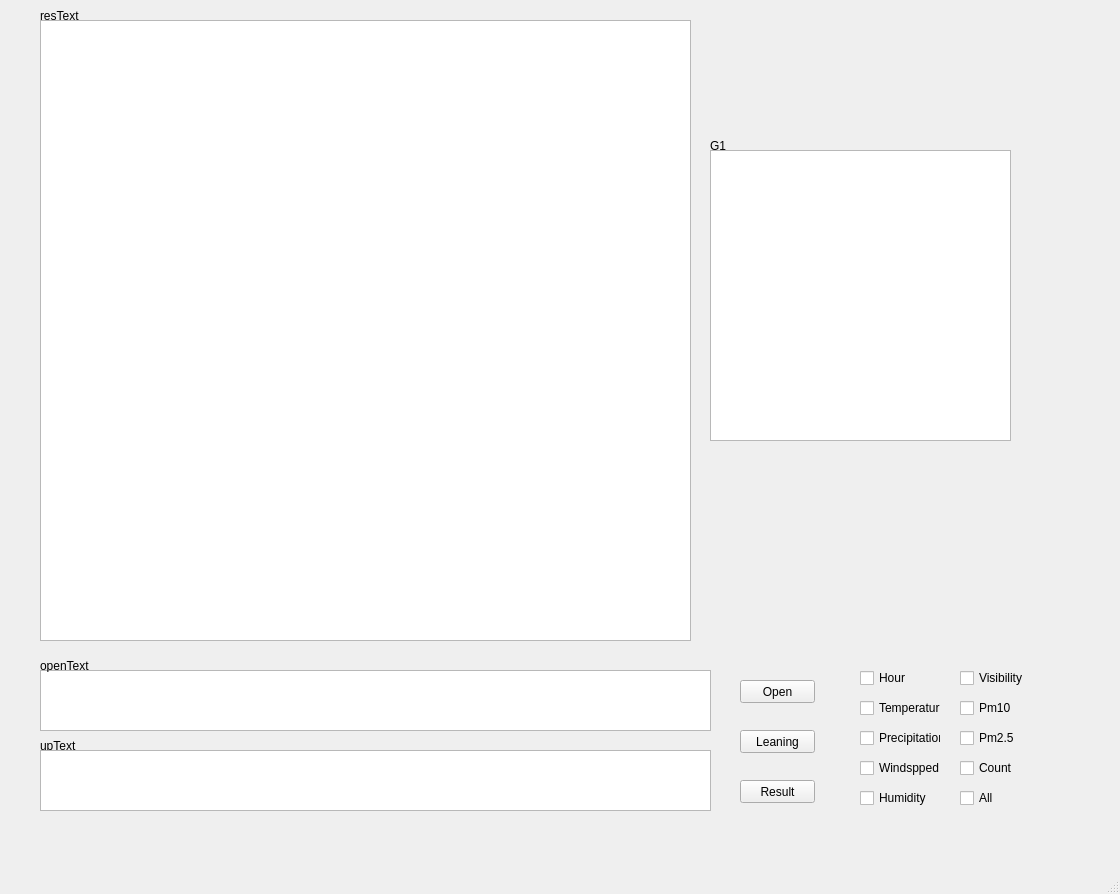
<?xml version="1.0" encoding="UTF-8"?>
<ui version="4.0">
 <class>MainWindow</class>
 <widget class="QMainWindow" name="MainWindow">
  <property name="geometry">
   <rect>
    <x>0</x>
    <y>0</y>
    <width>1120</width>
    <height>894</height>
   </rect>
  </property>
  <property name="windowTitle">
   <string>MainWindow</string>
  </property>
  <widget class="QWidget" name="centralwidget">
   <widget class="QPushButton" name="openBtn">
    <property name="geometry">
     <rect>
      <x>740</x>
      <y>680</y>
      <width>75</width>
      <height>23</height>
     </rect>
    </property>
    <property name="text">
     <string>Open</string>
    </property>
   </widget>
   <widget class="QTextEdit" name="openText">
    <property name="geometry">
     <rect>
      <x>40</x>
      <y>670</y>
      <width>671</width>
      <height>61</height>
     </rect>
    </property>
   </widget>
   <widget class="QPushButton" name="leaBtn">
    <property name="geometry">
     <rect>
      <x>740</x>
      <y>730</y>
      <width>75</width>
      <height>23</height>
     </rect>
    </property>
    <property name="text">
     <string>Leaning</string>
    </property>
   </widget>
   <widget class="QPushButton" name="actBtn">
    <property name="geometry">
     <rect>
      <x>740</x>
      <y>780</y>
      <width>75</width>
      <height>23</height>
     </rect>
    </property>
    <property name="text">
     <string>Result</string>
    </property>
   </widget>
   <widget class="QCheckBox" name="hrChk">
    <property name="geometry">
     <rect>
      <x>860</x>
      <y>670</y>
      <width>81</width>
      <height>16</height>
     </rect>
    </property>
    <property name="text">
     <string>Hour</string>
    </property>
   </widget>
   <widget class="QCheckBox" name="tempChk">
    <property name="geometry">
     <rect>
      <x>860</x>
      <y>700</y>
      <width>81</width>
      <height>16</height>
     </rect>
    </property>
    <property name="text">
     <string>Temperature</string>
    </property>
   </widget>
   <widget class="QCheckBox" name="preChk">
    <property name="geometry">
     <rect>
      <x>860</x>
      <y>730</y>
      <width>81</width>
      <height>16</height>
     </rect>
    </property>
    <property name="text">
     <string>Precipitation</string>
    </property>
   </widget>
   <widget class="QCheckBox" name="windChk">
    <property name="geometry">
     <rect>
      <x>860</x>
      <y>760</y>
      <width>81</width>
      <height>16</height>
     </rect>
    </property>
    <property name="text">
     <string>Windspped</string>
    </property>
   </widget>
   <widget class="QCheckBox" name="humiChk">
    <property name="geometry">
     <rect>
      <x>860</x>
      <y>790</y>
      <width>81</width>
      <height>16</height>
     </rect>
    </property>
    <property name="text">
     <string>Humidity</string>
    </property>
   </widget>
   <widget class="QCheckBox" name="cntChk">
    <property name="geometry">
     <rect>
      <x>960</x>
      <y>760</y>
      <width>81</width>
      <height>16</height>
     </rect>
    </property>
    <property name="text">
     <string>Count</string>
    </property>
   </widget>
   <widget class="QCheckBox" name="visiChk">
    <property name="geometry">
     <rect>
      <x>960</x>
      <y>670</y>
      <width>81</width>
      <height>16</height>
     </rect>
    </property>
    <property name="text">
     <string>Visibility</string>
    </property>
   </widget>
   <widget class="QCheckBox" name="pm10Chk">
    <property name="geometry">
     <rect>
      <x>960</x>
      <y>700</y>
      <width>81</width>
      <height>16</height>
     </rect>
    </property>
    <property name="text">
     <string>Pm10</string>
    </property>
   </widget>
   <widget class="QCheckBox" name="pm25Chk">
    <property name="geometry">
     <rect>
      <x>960</x>
      <y>730</y>
      <width>81</width>
      <height>16</height>
     </rect>
    </property>
    <property name="text">
     <string>Pm2.5</string>
    </property>
   </widget>
   <widget class="QLabel" name="label">
    <property name="geometry">
     <rect>
      <x>40</x>
      <y>10</y>
      <width>56</width>
      <height>12</height>
     </rect>
    </property>
    <property name="text">
     <string>resText</string>
    </property>
   </widget>
   <widget class="QLabel" name="label_2">
    <property name="geometry">
     <rect>
      <x>40</x>
      <y>660</y>
      <width>56</width>
      <height>12</height>
     </rect>
    </property>
    <property name="text">
     <string>openText</string>
    </property>
   </widget>
   <widget class="QLabel" name="label_3">
    <property name="geometry">
     <rect>
      <x>40</x>
      <y>740</y>
      <width>56</width>
      <height>12</height>
     </rect>
    </property>
    <property name="text">
     <string>upText</string>
    </property>
   </widget>
   <widget class="QCheckBox" name="allChk">
    <property name="geometry">
     <rect>
      <x>960</x>
      <y>790</y>
      <width>81</width>
      <height>16</height>
     </rect>
    </property>
    <property name="text">
     <string>All</string>
    </property>
   </widget>
   <widget class="QLabel" name="label_4">
    <property name="geometry">
     <rect>
      <x>710</x>
      <y>140</y>
      <width>56</width>
      <height>12</height>
     </rect>
    </property>
    <property name="text">
     <string>G1</string>
    </property>
   </widget>
   <widget class="QTextEdit" name="resText">
    <property name="geometry">
     <rect>
      <x>40</x>
      <y>20</y>
      <width>651</width>
      <height>621</height>
     </rect>
    </property>
   </widget>
   <widget class="QTextEdit" name="G1">
    <property name="geometry">
     <rect>
      <x>710</x>
      <y>150</y>
      <width>301</width>
      <height>291</height>
     </rect>
    </property>
   </widget>
   <widget class="QTextEdit" name="upText">
    <property name="geometry">
     <rect>
      <x>40</x>
      <y>750</y>
      <width>671</width>
      <height>61</height>
     </rect>
    </property>
   </widget>
  </widget>
  <widget class="QMenuBar" name="menubar">
   <property name="geometry">
    <rect>
     <x>0</x>
     <y>0</y>
     <width>1120</width>
     <height>21</height>
    </rect>
   </property>
  </widget>
  <widget class="QStatusBar" name="statusbar"/>
 </widget>
 <resources/>
 <connections/>
</ui>
